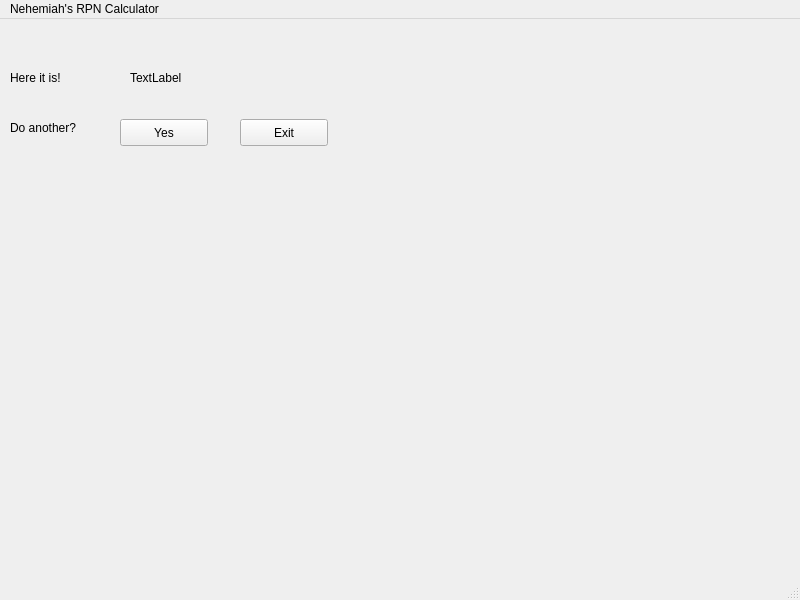
<?xml version="1.0" encoding="UTF-8"?>
<ui version="4.0">
 <class>MainWindow</class>
 <widget class="QMainWindow" name="MainWindow">
  <property name="geometry">
   <rect>
    <x>0</x>
    <y>0</y>
    <width>800</width>
    <height>600</height>
   </rect>
  </property>
  <property name="windowTitle">
   <string>MainWindow</string>
  </property>
  <widget class="QWidget" name="centralwidget">
   <widget class="QLabel" name="label">
    <property name="geometry">
     <rect>
      <x>10</x>
      <y>50</y>
      <width>61</width>
      <height>17</height>
     </rect>
    </property>
    <property name="text">
     <string>Here it is!</string>
    </property>
   </widget>
   <widget class="QLabel" name="output_text">
    <property name="geometry">
     <rect>
      <x>130</x>
      <y>50</y>
      <width>58</width>
      <height>17</height>
     </rect>
    </property>
    <property name="text">
     <string>TextLabel</string>
    </property>
   </widget>
   <widget class="QLabel" name="label_2">
    <property name="geometry">
     <rect>
      <x>10</x>
      <y>100</y>
      <width>81</width>
      <height>17</height>
     </rect>
    </property>
    <property name="text">
     <string>Do another?</string>
    </property>
   </widget>
   <widget class="QPushButton" name="return_button">
    <property name="geometry">
     <rect>
      <x>120</x>
      <y>100</y>
      <width>88</width>
      <height>27</height>
     </rect>
    </property>
    <property name="text">
     <string>Yes</string>
    </property>
   </widget>
   <widget class="QPushButton" name="exit_button">
    <property name="geometry">
     <rect>
      <x>240</x>
      <y>100</y>
      <width>88</width>
      <height>27</height>
     </rect>
    </property>
    <property name="text">
     <string>Exit</string>
    </property>
   </widget>
  </widget>
  <widget class="QMenuBar" name="menubar">
   <property name="geometry">
    <rect>
     <x>0</x>
     <y>0</y>
     <width>800</width>
     <height>25</height>
    </rect>
   </property>
   <widget class="QMenu" name="menuNehemiah_s_RPN_Calculator">
    <property name="title">
     <string>Nehemiah's RPN Calculator</string>
    </property>
   </widget>
   <addaction name="menuNehemiah_s_RPN_Calculator"/>
  </widget>
  <widget class="QStatusBar" name="statusbar"/>
 </widget>
 <resources/>
 <connections/>
</ui>
